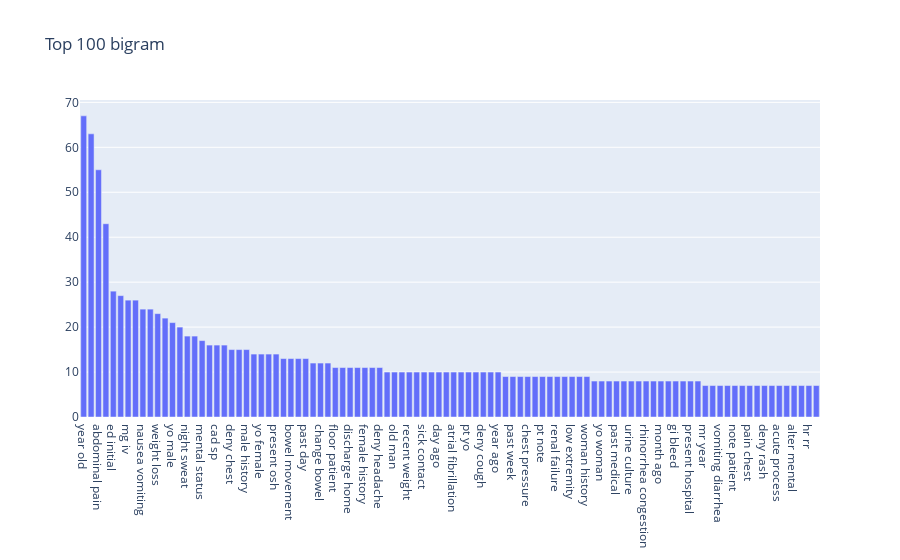

Notebook code for this chart:
### Code cell
get_top_ngram(df['history_of_present_illness_preprocessed'], ngram=2, top_n=100, stop_words=default_stop_words())

### Figure 1 — Plotly figure (JSON) as saved in the notebook; plotly's stock layout.template omitted (floating-point values rounded to 4 significant figures)
{"data": [{"type": "bar", "x": ["year old", "chest pain", "abdominal pain", "fever chill", "ed initial", "deny fever", "mg iv", "shortness breath", "nausea vomiting", "initial vs", "weight loss", "present ed", "yo male", "old female", "night sweat", "bp rr", "mental status", "hr bp", "cad sp", "chill night", "deny chest", "patient report", "male history", "day prior", "yo female", "old male", "present osh", "prior admission", "bowel movement", "week ago", "past day", "sp cabg", "change bowel", "cough shortness", "floor patient", "vs bp", "discharge home", "nausea vomit", "female history", "old woman", "deny headache", "pain nausea", "old man", "head ct", "recent weight", "diarrhea constipation", "sick contact", "airway protection", "day ago", "unit ffp", "atrial fibrillation", "prior transfer", "pt yo", "pt deny", "deny cough", "past month", "year ago", "patient deny", "past week", "recent admission", "chest pressure", "osh ed", "pt note", "patient note", "renal failure", "abd pain", "low extremity", "ct scan", "woman history", "yo ho", "yo woman", "ed patient", "past medical", "blood pressure", "urine culture", "hpi deny", "rhinorrhea congestion", "dysuria frequency", "month ago", "bp hr", "gi bleed", "deny nausea", "present hospital", "right sided", "mr year", "day patient", "vomiting diarrhea", "deny recent", "note patient", "female ho", "pain chest", "deny dysuria", "deny rash", "ct head", "acute process", "usual state", "alter mental", "recently admit", "hr rr", "pain fever"], "y": [67, 63, 55, 43, 28, 27, 26, 26, 24, 24, 23, 22, 21, 20, 18, 18, 17, 16, 16, 16, 15, 15, 15, 14, 14, 14, 14, 13, 13, 13, 13, 12, 12, 12, 11, 11, 11, 11, 11, 11, 11, 10, 10, 10, 10, 10, 10, 10, 10, 10, 10, 10, 10, 10, 10, 10, 10, 9, 9, 9, 9, 9, 9, 9, 9, 9, 9, 9, 9, 8, 8, 8, 8, 8, 8, 8, 8, 8, 8, 8, 8, 8, 8, 8, 7, 7, 7, 7, 7, 7, 7, 7, 7, 7, 7, 7, 7, 7, 7, 7]}], "layout": {"title": {"text": "Top 100 bigram"}}}
